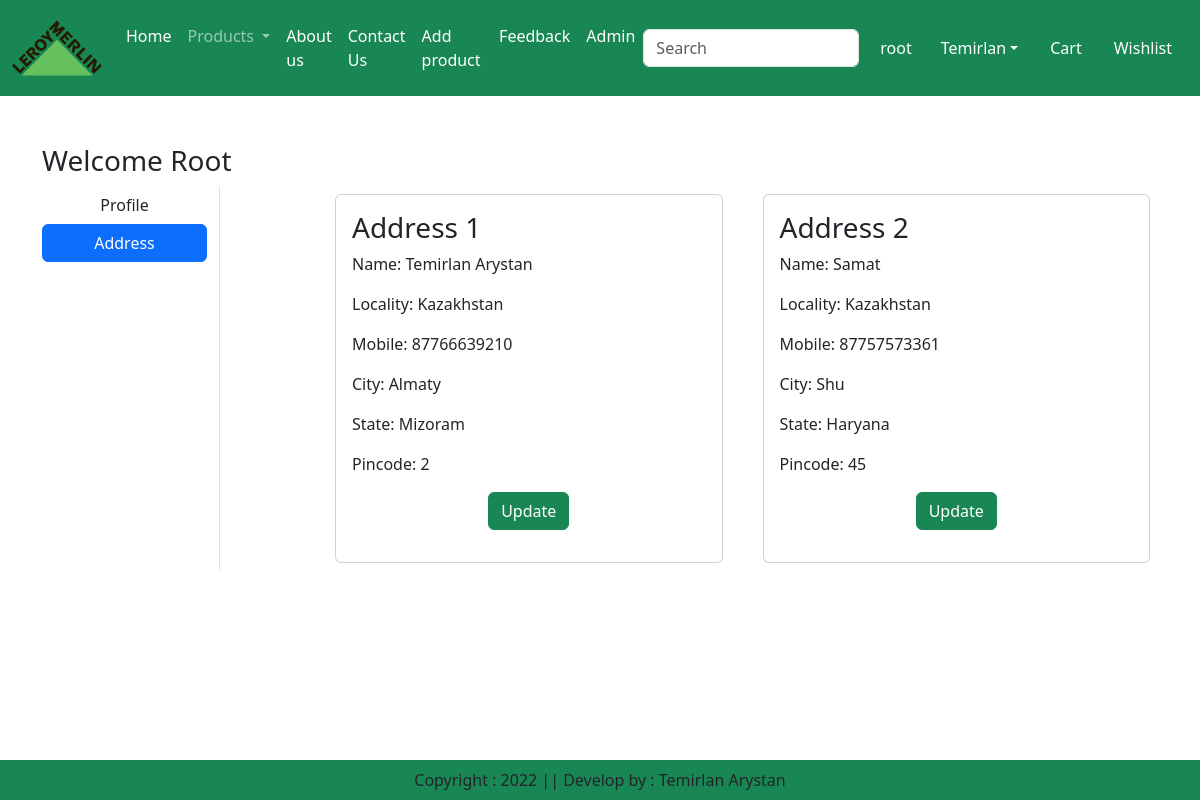
The page /address/ (signed in) on the database its author committed.
### app/models.py (models this page shows, shortened)
class Customer(models.Model):
    user = models.ForeignKey(User, on_delete=models.CASCADE)
    name = models.CharField(max_length=200)
    locality = models.CharField(max_length=200)
    city = models.CharField(max_length=50)
    mobile = models.IntegerField(default=0)
    zipcode = models.IntegerField()
    state = models.CharField(choices=STATE_CHOICES, max_length=100)

### app/views.py (the view)
# urls.py: path('address/', views.address, name='address'),
def address(request):
    add = Customer.objects.filter(user=request.user)
    return render(request, 'app/address.html', locals())

### app/templates/app/address.html (shortened to what this page needs)
{% extends 'app/base.html' %}
{% load static %}
{% block main-content %}
    <div class="container my-5">
    <div class="row">
        <h3>Welcome <span class="text-capitalize">{{request.user}}</span></h3>
        <div class="col-sm-2 border-end">
            <ul class="list-unstyled">
                <li class="d-grid"><a href="{% url 'profile' %}" class="btn">Profile</a></li>
                <li class="d-grid"><a href="{% url 'address' %}" class="btn btn-primary">Address</a></li>
            </ul>
        </div>
    <div class="col-sm-9 offset-sm-1">
        <div class="row">
            {% for ad in add %}
                <div class="col-sm-6">
                    <div class="card m-2">
                        <div class="card-body">
                            <h3>Address {{forloop.counter}}</h3>
                            <p>Name: {{ad.name}}</p>
                            <p>Locality: {{ad.locality}}</p>
                            <p>Mobile: {{ad.mobile}}</p>
                            <p>City: {{ad.city}}</p>
                            <p>State: {{ad.state}}</p>
                            <p>Pincode: {{ad.zipcode}}</p>
                            <p class="text-center"><a href="{% url 'updateAddress' pk=ad.id %}" type="button" class="btn btn-success">Update</a></p>
                        </div>
                    </div>
                </div>
            {% endfor %}
        </div>
    </div>
  </div>
</div>
{% endblock main-content %}

### app/templates/app/base.html (shortened to what this page needs)
<!DOCTYPE html>
{% load static %}
<html lang="en">
<head>
    <link href="https://cdn.jsdelivr.net/npm/bootstrap@5.3.0-alpha3/dist/css/bootstrap.min.css" rel="stylesheet">
    <link rel="stylesheet" href="{% static 'app/css/owl.carousel.min.css' %}">
    <link rel="stylesheet" href="{% static 'app/css/all.min.css' %}">
    <link rel="stylesheet" href="{% static 'app/css/style.css' %}">
</head>
<body>
<nav class="navbar navbar-expand-lg navbar-dark bg-success">
  <div class="container-fluid">
    <a class="navbar-brand" href="#">
        <img src="{% static 'app/images/logo.svg' %}" width="90" height="70"/>
    </a>
    <div class="collapse navbar-collapse" id="navbarSupportedContent">
      <ul class="navbar-nav me-auto mb-2 mb-lg-0">
        {% if request.user.is_authenticated %}
        <li class="nav-item">
          <a class="nav-link active" aria-current="page" href="/">Home</a>
        </li>
          <li class="nav-item dropdown">
          <a class="nav-link dropdown-toggle" href="#" role="button" data-bs-toggle="dropdown" aria-expanded="false">
            Products
          </a>
        </li>
        <li class="nav-item">
          <a class="nav-link text-white" href="{% url 'about' %}">About us</a>
        </li>
        <li class="nav-item">
          <a class="nav-link text-white" href="{% url 'contact' %}">Contact Us</a>
        </li>
        <li class="nav-item">
          <a class="nav-link text-white" href="{% url 'addproduct' %}">Add product</a>
        </li>
        <li class="nav-item">
          <a class="nav-link text-white" href="{% url 'contactpage' %}">Feedback</a>
        </li>
        <li class="nav-item">
          <a class="nav-link text-white" href="{% url 'AdminUser' %}">Admin</a>
        </li>
      </ul>
      <form class="d-flex" id="header" action="/search_books">
            <input class="form-control me-2" type="text" placeholder="Search"id="search" name="name">
                <button class="btn btn" type="button" id="login"><a href="/profile" class="nav-link text-white">{{ user.username }}</a></button>
        </form>
    </div>
      <ul class="navbar-nav me-auto mb-2 mb-lg-0">
          <li class = "nav-item dropdown mx-2">
              <a class = "nav-link dropdown-toggle text-white" href="#" id="profileDropdown" role="button" data-bs-toggle="dropdown" aria-expanded="false">Temirlan</a>
          </li>
          <li class = "nav-item mx-2">
              <a href="#" class = "nav-link text-white">Cart</a>
          </li>
          <li class = "nav-item mx-2">
              <a href="#" class = "nav-link text-white">Wishlist</a>
          </li>
          {% endif %}
      </ul>
  </div>
</nav>
{% block main-content %}{% endblock main-content %}
<footer class="container-fluid fixed-bottom bg-success text-center p-2 mt-5">
    Copyright : 2022 || Develop by : Temirlan Arystan
</footer>
</body>
</html>

### rows shown on the page
Customer: name "Temirlan Arystan", locality "Kazakhstan", mobile "87766639210", city "Almaty", state "Mizoram", zipcode "2"
Customer: name "Samat", locality "Kazakhstan", mobile "87757573361", city "Shu", state "Haryana", zipcode "45"

### other values the page prints
{{ user.username }} "root"
{{ request.user }} "Root"
